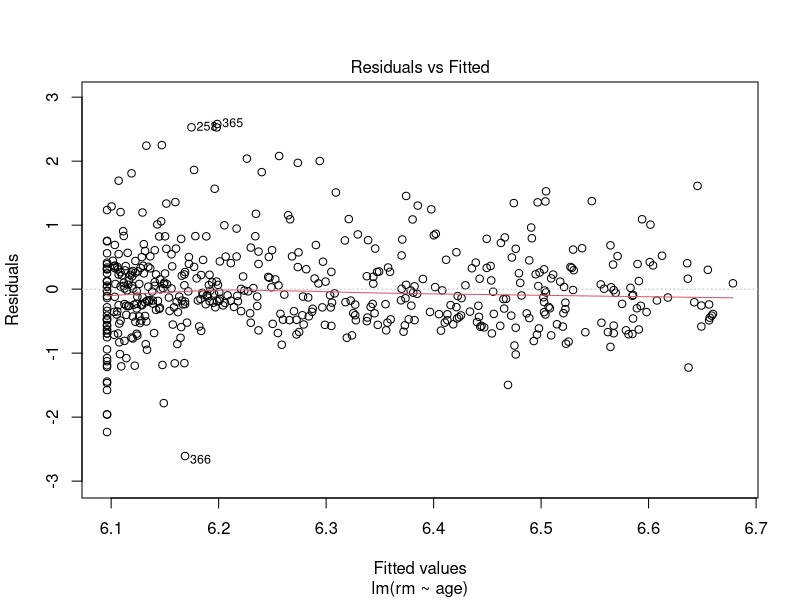
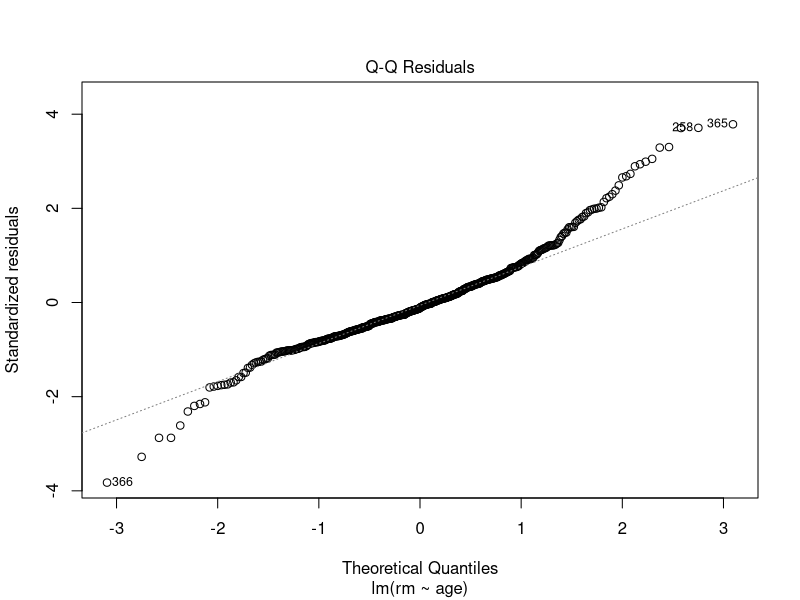
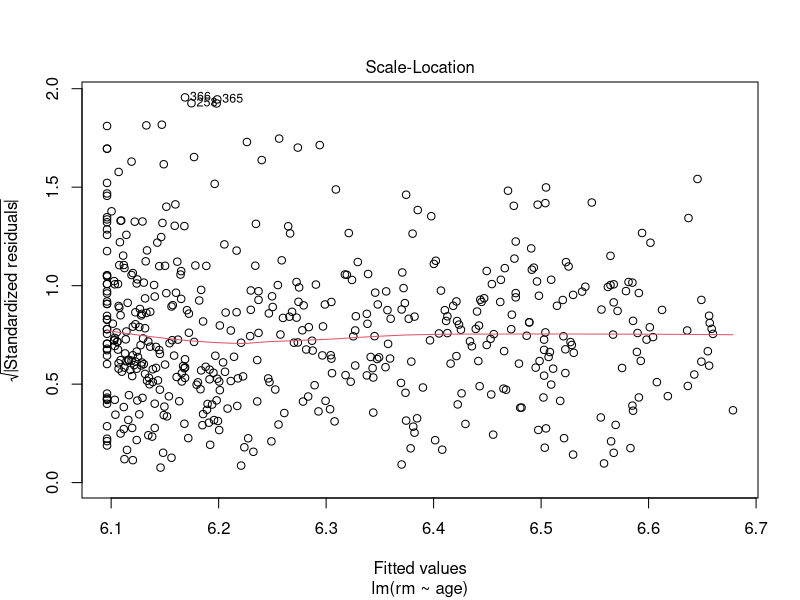
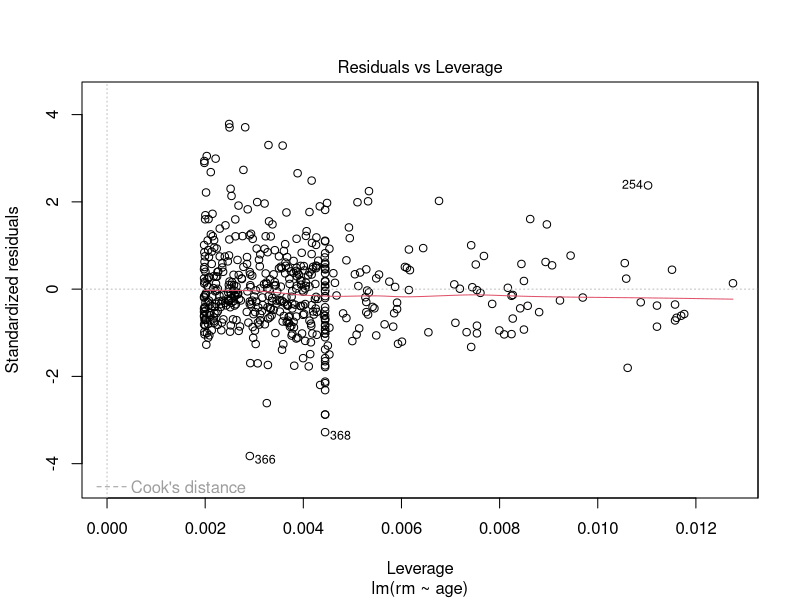
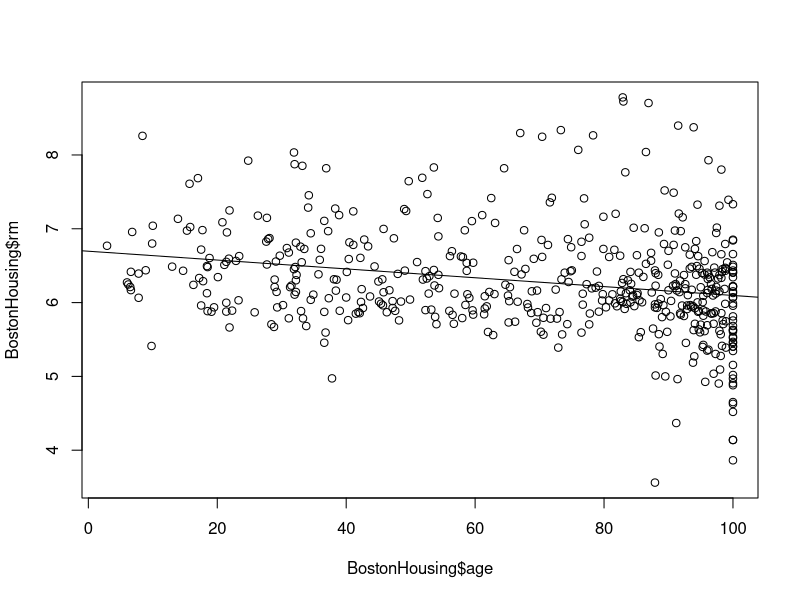

These charts were generated, in order, by the following R code: (Note: this script raises an error after producing the figures.)
require(mlbench)
data(BostonHousing)
# data(BostonHousing2)

bh.lm <- lm(rm ~ age, data = BostonHousing)
plot(bh.lm)

plot(BostonHousing$age, BostonHousing$rm)
abline(coef = coef(bh.lm))

bh.sm <- sm.regression(BostonHousing$age, BostonHousing$rm)
